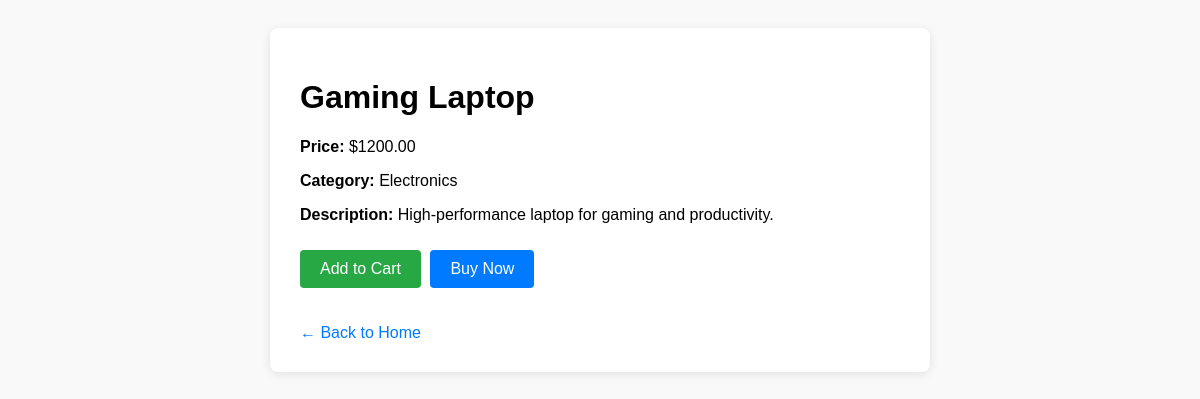
The app's page /gaming-laptop/ with its own data.
### products/models.py (models this page shows, shortened)
class Product(models.Model):
    product_name = models.CharField(max_length=255)
    slug = models.SlugField(max_length= 200, blank=True)
    category = models.ForeignKey(Category,related_name="products", on_delete=models.CASCADE)
    price = models.DecimalField(max_digits=10, decimal_places=2)
    description = models.TextField()
    sold = models.BooleanField(default=False)
    is_sale = models.BooleanField(default=False)
    date_of_sale = models.DateField(null=True, blank=True)

class Category(models.Model):
    category_name = models.CharField(max_length=255)
    slug = models.SlugField(max_length= 200, blank=True)
    class Meta:
        verbose_name_plural = "Categories"

### app/views.py (the view)
# urls.py: path('<slug:slug>/', product_detail, name='product_detail'),
def product_detail(request, slug):
    try:
        product = Product.objects.get(slug=slug)
    except Product.DoesNotExist:
        raise Http404("Product does not exist")
    context = { 'product': product }
    return render(request, 'product_detail.html', context)

### templates/product_detail.html (shortened to what this page needs)
<!DOCTYPE html>
<html lang="en">
<head>
</head>
<body>
    <div class="product-detail">
        <h1>{{ product.product_name }}</h1>
        <p><strong>Price:</strong> ${{ product.price }}</p>
        <p><strong>Category:</strong> {{ product.category.category_name }}</p>
        <p><strong>Description:</strong> {{ product.description }}</p>
        <button class="btn btn-add" id="addToCartBtn">Add to Cart</button>
        <button class="btn btn-buy" id="buyNowBtn">Buy Now</button>
        <a class="back-link" href="/">← Back to Home</a>
    </div>
</body>
</html>

### templates/product_detail.html (style rules this page uses)
body { font-family: Arial, sans-serif; background: #f9f9f9; padding: 20px; }
.product-detail { background: white; padding: 30px; border-radius: 8px; width: 600px; margin: auto; box-shadow: 0 2px 10px rgba(0,0,0,0.1); }
.back-link { display: inline-block; margin-top: 20px; color: #007BFF; text-decoration: none; }
.btn { padding: 10px 20px; margin: 10px 5px 0 0; border: none; border-radius: 4px; cursor: pointer; font-size: 16px; }
.btn-add { background-color: #28a745; color: white; }
.btn-buy { background-color: #007bff; color: white; }

### records on screen
Product: product_name "Gaming Laptop", price "1200.00", category.category_name "Electronics", description "High-performance laptop for gaming and productivity."
